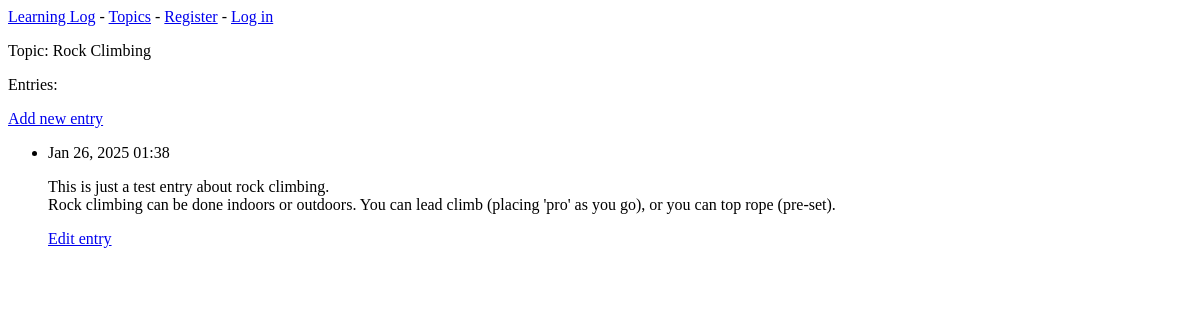
The page /topics/2/ on the database as committed earlier.
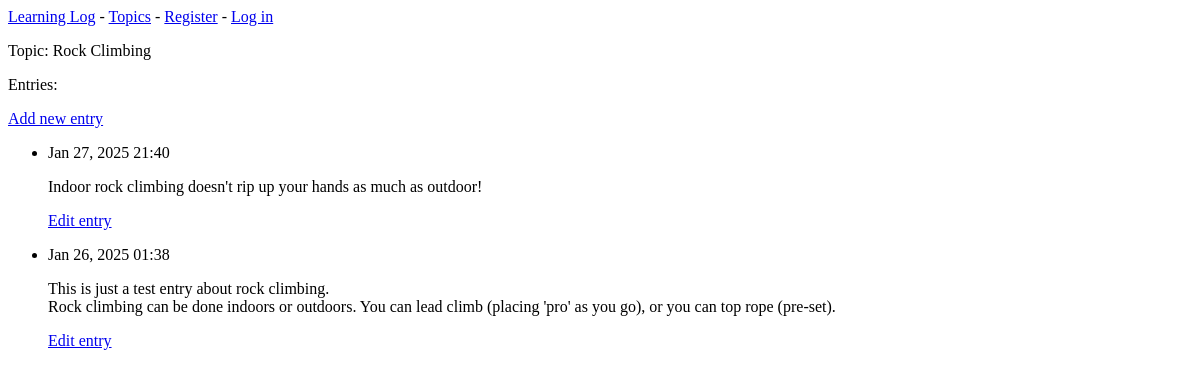
The same page on the database as committed later.
### learning_logs/models.py (models this page shows, shortened)
class Entry(models.Model):
    topic = models.ForeignKey(Topic, on_delete=models.CASCADE)
    text = models.TextField()
    date_added = models.DateTimeField(auto_now_add=True)
    class Meta:
        verbose_name_plural = 'entries'

### learning_logs/views.py (the view)
# urls.py: path('topics/<int:topic_id>/', views.topic, name='topic'),
def topic(request, topic_id):
    topic = Topic.objects.get(id=topic_id)
    entries = topic.entry_set.order_by('-date_added')
    context = {'topic': topic, 'entries': entries}
    return render(request, 'learning_logs/topic.html', context)

### learning_logs/templates/learning_logs/topic.html
{% extends 'learning_logs/base.html' %}
{% block content %}
  <p>Topic: {{ topic.text }}</p>
  <p>Entries:</p>
  <p>
    <a href="{% url 'learning_logs:new_entry' topic.id %}">Add new entry</a>
  </p>
  <ul>
    {% for entry in entries %}
      <li>
        <p>{{ entry.date_added|date:'M d, Y H:i' }}</p>
        <p>{{ entry.text|linebreaks }}</p>
        <p>
          <a href="{% url 'learning_logs:edit_entry' entry.id %}">
            Edit entry</a></p>
      </li>
    {% empty %}
      <li>There are no entries for this topic yet.</li>
    {% endfor %}
  </ul>
{% endblock content %}

Rows that differ between the two databases and show on the page:
added Entry: date_added "Jan 27, 2025 21:40", text "Indoor rock climbing doesn't rip up your hands as much as outdoor!"
